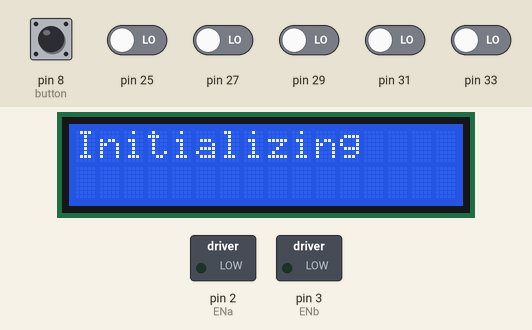
Recording of a sketch running on a simulated Arduino Mega 2560, built with avr-gcc and run on an emulated ATmega2560. Parts: 16×2 character LCD, switched loads named in the sketch (green lamp = pin HIGH). The test bench sets the inputs (shaded band); at power-on: pin 8 (button) HIGH, pin 25, pin 27, pin 29, pin 31, pin 33 LOW. What the sketch prints to the serial monitor is not drawn.

Above: at 2.1 s.
At 11.6 s:
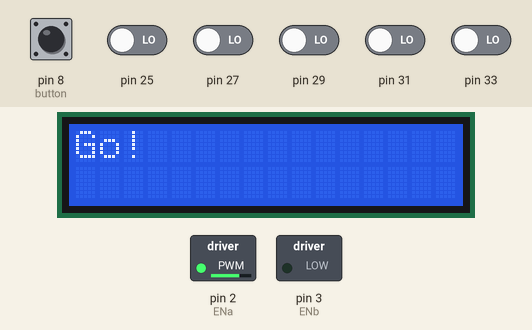
11.7 s: pin 27 driven HIGH
At 12.8 s:
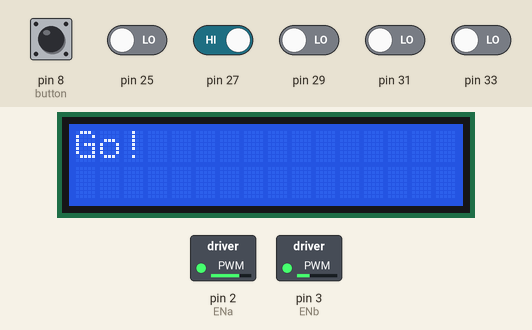
14.7 s: pin 25 driven HIGH
17.7 s: pin 29 driven HIGH
20.7 s: pin 31 driven HIGH
23.7 s: pin 29 driven LOW
26.7 s: pin 33 driven HIGH
Timing chart, 0 to 29.7 s (numbered marks = the images above; inputs shaded):
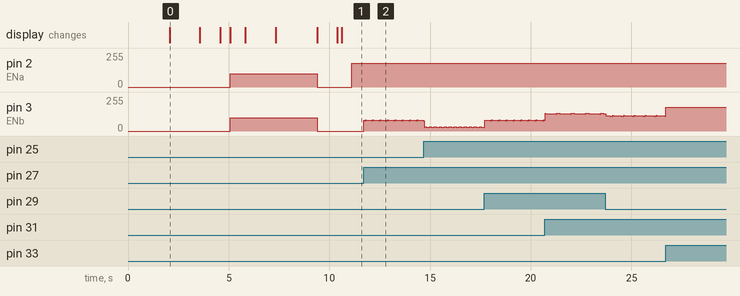

Measured:
- after the input at 11.7 s, pin 3 (ENb): 0/255 → 79/255 at once, then repeats every 0.37 s: 78/255 0.06 s, 77/255 0.02 s, 83/255 0.02 s, 82/255 0.05 s, 81/255 0.06 s, 80/255 0.11 s, 79/255 0.06 s
- what the display in image 0 shows lasts 1.5 s, from 2.1 s to 3.6 s

The sketch:

Laverna_PID_qtrLib4.ino
```cpp
//                        Laverna | 3i INC
//Code changed accordingly to the Latest Version of QTRSensors 4.0.0 (Previous: 3.1.0)

#include <Button.h>
#include <QTRSensors.h>
#include <Wire.h>
#include <LiquidCrystal.h>

Button button = Button(8,BUTTON_PULLUP_INTERNAL); // Pin 8 - Button

QTRSensors qtrrc;
const uint8_t SensorCount = 5;
uint16_t sensorValues[SensorCount];

LiquidCrystal lcd(42, 44, 46, 48, 50, 52); // 16*2 LCD Display | RS - 42, Enable - 44, Data - 46, 48, 50, 52 (R/W - GND)

int pinButton = 8; // Button PIN
int inA1 = A0;     // Dual H-Bridge pins
int inA2 = A1;
int inB1 = A2;
int inB2 = A3;
int ENa = 2;       // Enable Pins
int ENb = 3;

int last_proportional; //(PID Variables)
int integral;

void setup(){
  qtrrc.setTypeRC(); //Call the fuction specifying the type of sensor, setTypeRC for QTR-xRC
  qtrrc.setSensorPins((const uint8_t[]){25, 27, 29, 31, 33}, SensorCount); //the 5 sensor inputs 25, 27, 29, 31, 33
  qtrrc.setEmitterPin(22); //LEDON Pin - 22

  lcd.begin(16, 2);
  Serial.begin(9600);
  set_motors(0,0);

  lcd.clear();
  lcd.setCursor(0, 0);
  lcd.print("3I INC");
  lcd.setCursor(0, 1);
  lcd.print("Laverna");
  delay(2000);

  lcd.clear();
  lcd.setCursor(0, 0);
  lcd.print("Initializing");
  delay(1500);

  lcd.setCursor(0, 1);
  lcd.print("OK!");
  delay(1000);

  lcd.clear();
  lcd.setCursor(0, 0);
  lcd.print("Press Button");

  while(button.isPressed()){
  }

  delay(500);
  lcd.clear();
  lcd.setCursor(0, 0);
  lcd.print("Auto-calibration");
  Serial.println("Auto-calibration");

  // Autocalibration: turns to right and after to left and returns to the start position

  unsigned int i;
  for(i=0; i<115; i++){
    if(i < 20 || i >= 60){
      set_motors(100,-100); // Call the function set_motors to turn right
    }
    else{
      set_motors(-100,100); // Call the function set_motors to turn left
    }

    qtrrc.calibrate();
    // This function stores a set of reads of the sensors and keep information about the maximum and minimum values found.
    delay(10);
    // Total Time takes around 10ms * max value holding "i"
  }

  set_motors(0,0); //Motors are stopped after Calibration
  lcd.setCursor(0, 1);
  lcd.print("Calibrated");
  delay(1000);

  lcd.clear();
  lcd.setCursor(0, 0);
  lcd.print("Press Again");
  //Press Again to follow the line

}

void loop(){
  while(button.isPressed()){
  }
  delay(200);
  lcd.clear();
  lcd.setCursor(0, 0);
  lcd.print("Go!");
  delay(500);

  while(1){
    unsigned int position = qtrrc.readLineBlack(sensorValues); //the sensorValues is given as argument to the function readLineBlack or readLineWhite

    int proportional = ((int)position) - 2000;
    int derivative = proportional - last_proportional;
    integral += proportional;
    last_proportional = proportional;
    int m_power_difference = proportional/10 + integral/10000 + derivative*3/2;
    int power_difference = (m_power_difference);

    lcd.clear();
    lcd.setCursor(0, 0);
    lcd.print(power_difference);

    const int max = 180;
    if(power_difference > max)
      power_difference = max;
    if(power_difference < -max)
      power_difference = -max;
    if(power_difference < 0)
      set_motors(max+power_difference, max);
    else
      set_motors(max, max-power_difference);

  }
}

void set_motors(int left_speed, int right_speed){
  if(right_speed >= 0 && left_speed >= 0){
    analogWrite(ENa, right_speed);
    analogWrite(ENb, left_speed);
    digitalWrite(inA1, HIGH);
    digitalWrite(inA2, LOW);
    digitalWrite(inB1, HIGH);
    digitalWrite(inB2, LOW);
  }
  if(right_speed >= 0 && left_speed < 0){
    left_speed = -left_speed;
    analogWrite(ENa, right_speed);
    analogWrite(ENb, left_speed);
    digitalWrite(inA1, LOW);
    digitalWrite(inA2, HIGH);
    digitalWrite(inB1, HIGH);
    digitalWrite(inB2, LOW);
    lcd.clear();
    lcd.setCursor(0, 1);
    lcd.print("L");
  }
  if(right_speed < 0 && left_speed >= 0){
    right_speed = -right_speed;
    analogWrite(ENa, right_speed);
    analogWrite(ENb, left_speed);
    digitalWrite(inA1, HIGH);
    digitalWrite(inA2, LOW);
    digitalWrite(inB1, LOW);
    digitalWrite(inB2, HIGH);
    lcd.clear();
    lcd.setCursor(0, 1);
    lcd.print("R");
  }
}
```
